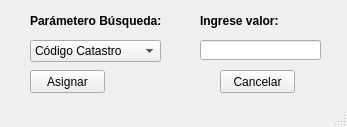
<?xml version="1.0" encoding="UTF-8"?>
<ui version="4.0">
 <class>MainWindow</class>
 <widget class="QMainWindow" name="MainWindow">
  <property name="geometry">
   <rect>
    <x>0</x>
    <y>0</y>
    <width>347</width>
    <height>127</height>
   </rect>
  </property>
  <property name="maximumSize">
   <size>
    <width>347</width>
    <height>127</height>
   </size>
  </property>
  <property name="windowTitle">
   <string>Asignar Catastro</string>
  </property>
  <widget class="QWidget" name="centralwidget">
   <property name="maximumSize">
    <size>
     <width>347</width>
     <height>108</height>
    </size>
   </property>
   <widget class="QPushButton" name="btnCancelar">
    <property name="geometry">
     <rect>
      <x>220</x>
      <y>70</y>
      <width>75</width>
      <height>23</height>
     </rect>
    </property>
    <property name="text">
     <string>Cancelar</string>
    </property>
   </widget>
   <widget class="QLineEdit" name="txtCodigo">
    <property name="geometry">
     <rect>
      <x>200</x>
      <y>40</y>
      <width>121</width>
      <height>20</height>
     </rect>
    </property>
   </widget>
   <widget class="QLabel" name="label">
    <property name="geometry">
     <rect>
      <x>200</x>
      <y>10</y>
      <width>91</width>
      <height>21</height>
     </rect>
    </property>
    <property name="font">
     <font>
      <weight>75</weight>
      <bold>true</bold>
     </font>
    </property>
    <property name="text">
     <string>Ingrese valor:</string>
    </property>
   </widget>
   <widget class="QPushButton" name="btnAsignar">
    <property name="geometry">
     <rect>
      <x>30</x>
      <y>70</y>
      <width>75</width>
      <height>23</height>
     </rect>
    </property>
    <property name="text">
     <string>Asignar</string>
    </property>
   </widget>
   <widget class="QComboBox" name="cboParam">
    <property name="geometry">
     <rect>
      <x>30</x>
      <y>40</y>
      <width>131</width>
      <height>22</height>
     </rect>
    </property>
    <item>
     <property name="text">
      <string>Código Catastro</string>
     </property>
    </item>
    <item>
     <property name="text">
      <string>Apellido Propietario</string>
     </property>
    </item>
   </widget>
   <widget class="QLabel" name="label_2">
    <property name="geometry">
     <rect>
      <x>30</x>
      <y>10</y>
      <width>131</width>
      <height>21</height>
     </rect>
    </property>
    <property name="font">
     <font>
      <weight>75</weight>
      <bold>true</bold>
     </font>
    </property>
    <property name="text">
     <string>Parámetero Búsqueda:</string>
    </property>
   </widget>
  </widget>
  <widget class="QStatusBar" name="statusbar"/>
 </widget>
 <resources/>
 <connections/>
</ui>
